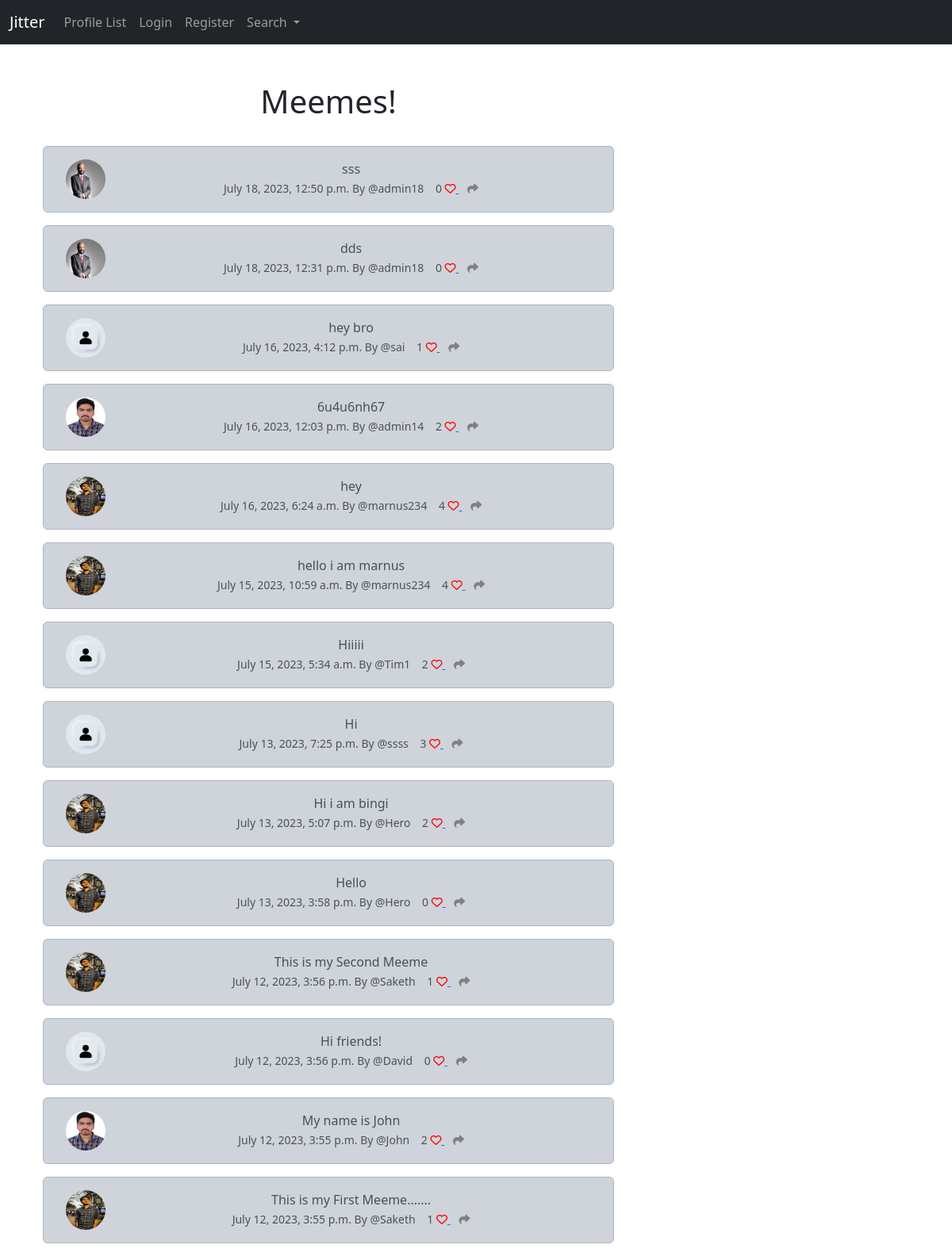
The page / on the database its author committed.
### jitter/models.py (models this page shows, shortened)
class Meeme(models.Model):
    user = models.ForeignKey(
        User,related_name="meeme",
        on_delete=models.DO_NOTHING
    )
    body = models.CharField(max_length=200)
    created_at = models.DateTimeField(auto_now_add=True)
    likes = models.ManyToManyField(User, related_name="meeme_like",blank=True)
    def number_of_likes(self):
        return self.likes.count()

class Profile(models.Model):
    user = models.OneToOneField(User, on_delete=models.CASCADE)
    follows = models.ManyToManyField("self", related_name="followed_by", symmetrical=False, blank=True)
    date_modified = models.DateTimeField(auto_now=True)
    profile_image = models.ImageField(null=True,blank=True,upload_to="images/")
    profile_bio=models.CharField(null=True,blank=True,max_length=500)
    homepage_link=models.CharField(null=True,blank=True,max_length=100)
    facebook_link=models.CharField(null=True,blank=True,max_length=100)
    instagram_link=models.CharField(null=True,blank=True,max_length=100)
    linkedin_link=models.CharField(null=True,blank=True,max_length=100)

### jitter/views.py (the view)
# urls.py: path('',views.home,name="home"),
def home(request):
    if request.user.is_authenticated:
        form = MeemeForm(request.POST or None)
        if request.method == "POST":
            if form.is_valid():
                meeme = form.save(commit=False)
                meeme.user = request.user
                meeme.save()
                messages.success(request, "Your Meeme has been sent!")
                return redirect('home')
        meemes = Meeme.objects.all().order_by("-created_at")
        return render(request, 'home.html', {"meemes": meemes, "form": form})
    else:
        meemes = Meeme.objects.all().order_by("-created_at")
        return render(request, 'home.html', {"meemes": meemes})

### jitter/templates/home.html (shortened to what this page needs)
{% extends 'base.html' %}
{% load static %}
{% block content %}
<div class="container text-center">
    <div class="row">
        <div class="col-8">
            <h1>Meemes!</h1><br>
            {% for meeme in meemes %}
            <div class="alert alert-dark" role="alert">
                <div class="container">
                    <div class="row">
                        <div class="col-1">
                            {% if meeme.user.profile.profile_image %}
                            <img src="{{ meeme.user.profile.profile_image.url }}" width=50 height=50
                                class="rounded-circle" alt="{{ profile.user.username }}">
                            {% else %}
                            <img src="{% static 'images/p.jpg' %}" width=50 height=50 class="rounded-circle"
                                alt="{{ profile.user.username }}">
                            {% endif %}
                        </div>
                        <div class="col-11">
                            {{ meeme.body }} <br>
                            <small class="text-muted">
                                {{ meeme.created_at }} By
                                @{{ meeme.user.username }}
                                <span id="like-count">{{ meeme.number_of_likes }}</span>
                                {% if user in meeme.likes.all %}
                                <a href="#" class="like-btn" data-meeme-id="{{ meeme.id }}">
                                    <i class="fa-solid fa-heart" style="color: red;"></i>
                                </a>
                                {% else %}
                                <a href="#" class="like-btn" data-meeme-id="{{ meeme.id }}">
                                    <i class="fa fa-heart-o" style="color: red;"></i>
                                </a>
                                {% endif %}
                                <a href="{% url 'meeme_show' meeme.id %}"><i class="fa-solid fa-share"
                                        style="color: grey;"></i></a>
                            </small>
                        </div>
                        <br><br>
                    </div>
                </div>
            </div>
            {% endfor %}
        </div>
        <div class="col-4">
        </div>
    </div>
</div>
{% endblock %}

### rows shown on the page
Meeme: user.profile.profile_image (picture), body "sss", created_at "July 18, 2023, 12:50 p.m.", user.username "admin18", number_of_likes "0"
Meeme: user.profile.profile_image (picture), body "dds", created_at "July 18, 2023, 12:31 p.m.", user.username "admin18", number_of_likes "0"
Meeme: body "hey bro", created_at "July 16, 2023, 4:12 p.m.", user.username "sai", number_of_likes "1"
Meeme: user.profile.profile_image (picture), body "6u4u6nh67", created_at "July 16, 2023, 12:03 p.m.", user.username "admin14", number_of_likes "2"
Meeme: user.profile.profile_image (picture), body "hey", created_at "July 16, 2023, 6:24 a.m.", user.username "marnus234", number_of_likes "4"
Meeme: user.profile.profile_image (picture), body "hello i am marnus", created_at "July 15, 2023, 10:59 a.m.", user.username "marnus234", number_of_likes "4"
Meeme: body "Hiiiii", created_at "July 15, 2023, 5:34 a.m.", user.username "Tim1", number_of_likes "2"
Meeme: body "Hi", created_at "July 13, 2023, 7:25 p.m.", user.username "ssss", number_of_likes "3"
Meeme: user.profile.profile_image (picture), body "Hi i am bingi", created_at "July 13, 2023, 5:07 p.m.", user.username "Hero", number_of_likes "2"
Meeme: user.profile.profile_image (picture), body "Hello", created_at "July 13, 2023, 3:58 p.m.", user.username "Hero", number_of_likes "0"
Meeme: user.profile.profile_image (picture), body "This is my Second Meeme", created_at "July 12, 2023, 3:56 p.m.", user.username "Saketh", number_of_likes "1"
Meeme: body "Hi friends!", created_at "July 12, 2023, 3:56 p.m.", user.username "David", number_of_likes "0"
Meeme: user.profile.profile_image (picture), body "My name is John", created_at "July 12, 2023, 3:55 p.m.", user.username "John", number_of_likes "2"
Meeme: user.profile.profile_image (picture), body "This is my First Meeme.......", created_at "July 12, 2023, 3:55 p.m.", user.username "Saketh", number_of_likes "1"
